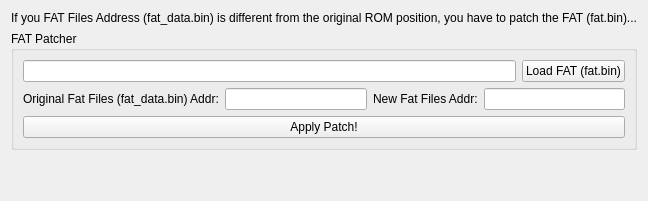
      <widget class="QWidget" name="fatPatchingTab">
       <attribute name="title">
        <string>Fat Patching</string>
       </attribute>
       <layout class="QVBoxLayout" name="verticalLayout_13">
        <item>
         <layout class="QVBoxLayout" name="verticalLayout_14">
          <property name="spacing">
           <number>4</number>
          </property>
          <property name="sizeConstraint">
           <enum>QLayout::SetDefaultConstraint</enum>
          </property>
          <item>
           <widget class="QLabel" name="label_83">
            <property name="sizePolicy">
             <sizepolicy hsizetype="Minimum" vsizetype="Minimum">
              <horstretch>0</horstretch>
              <verstretch>0</verstretch>
             </sizepolicy>
            </property>
            <property name="text">
             <string>If you FAT Files Address (fat_data.bin) is different from the original ROM position, you have to patch the FAT (fat.bin)...</string>
            </property>
            <property name="scaledContents">
             <bool>false</bool>
            </property>
            <property name="alignment">
             <set>Qt::AlignCenter</set>
            </property>
           </widget>
          </item>
         </layout>
        </item>
        <item>
         <layout class="QVBoxLayout" name="verticalLayout_12">
          <item>
           <widget class="QGroupBox" name="groupBox_6">
            <property name="title">
             <string>FAT Patcher</string>
            </property>
            <layout class="QVBoxLayout" name="verticalLayout_15">
             <item>
              <layout class="QHBoxLayout" name="horizontalLayout_35">
               <property name="leftMargin">
                <number>0</number>
               </property>
               <property name="topMargin">
                <number>0</number>
               </property>
               <property name="rightMargin">
                <number>0</number>
               </property>
               <property name="bottomMargin">
                <number>0</number>
               </property>
               <item>
                <widget class="QLineEdit" name="fatPatchingFatPathEdt"/>
               </item>
               <item>
                <widget class="QPushButton" name="fatPatchingLoadFatBtn">
                 <property name="text">
                  <string>Load FAT (fat.bin)</string>
                 </property>
                </widget>
               </item>
              </layout>
             </item>
             <item>
              <layout class="QHBoxLayout" name="horizontalLayout_36">
               <property name="leftMargin">
                <number>0</number>
               </property>
               <property name="topMargin">
                <number>0</number>
               </property>
               <property name="rightMargin">
                <number>0</number>
               </property>
               <property name="bottomMargin">
                <number>0</number>
               </property>
               <item>
                <widget class="QLabel" name="label_84">
                 <property name="text">
                  <string>Original Fat Files (fat_data.bin) Addr:</string>
                 </property>
                </widget>
               </item>
               <item>
                <widget class="QLineEdit" name="fatPatchingOriginalFatFilesAddrEdt"/>
               </item>
               <item>
                <widget class="QLabel" name="label_85">
                 <property name="text">
                  <string>New Fat Files Addr:</string>
                 </property>
                </widget>
               </item>
               <item>
                <widget class="QLineEdit" name="fatPatchingNewFatFilesAddrEdt"/>
               </item>
              </layout>
             </item>
             <item>
              <layout class="QHBoxLayout" name="horizontalLayout_37">
               <property name="leftMargin">
                <number>0</number>
               </property>
               <property name="topMargin">
                <number>0</number>
               </property>
               <property name="rightMargin">
                <number>0</number>
               </property>
               <property name="bottomMargin">
                <number>0</number>
               </property>
               <item>
                <widget class="QPushButton" name="fatPatchingPatchFatBtn">
                 <property name="text">
                  <string>Apply Patch!</string>
                 </property>
                </widget>
               </item>
              </layout>
             </item>
            </layout>
           </widget>
          </item>
         </layout>
        </item>
        <item>
         <spacer name="verticalSpacer">
          <property name="orientation">
           <enum>Qt::Vertical</enum>
          </property>
          <property name="sizeHint" stdset="0">
           <size>
            <width>20</width>
            <height>40</height>
           </size>
          </property>
         </spacer>
        </item>
       </layout>
      </widget>
